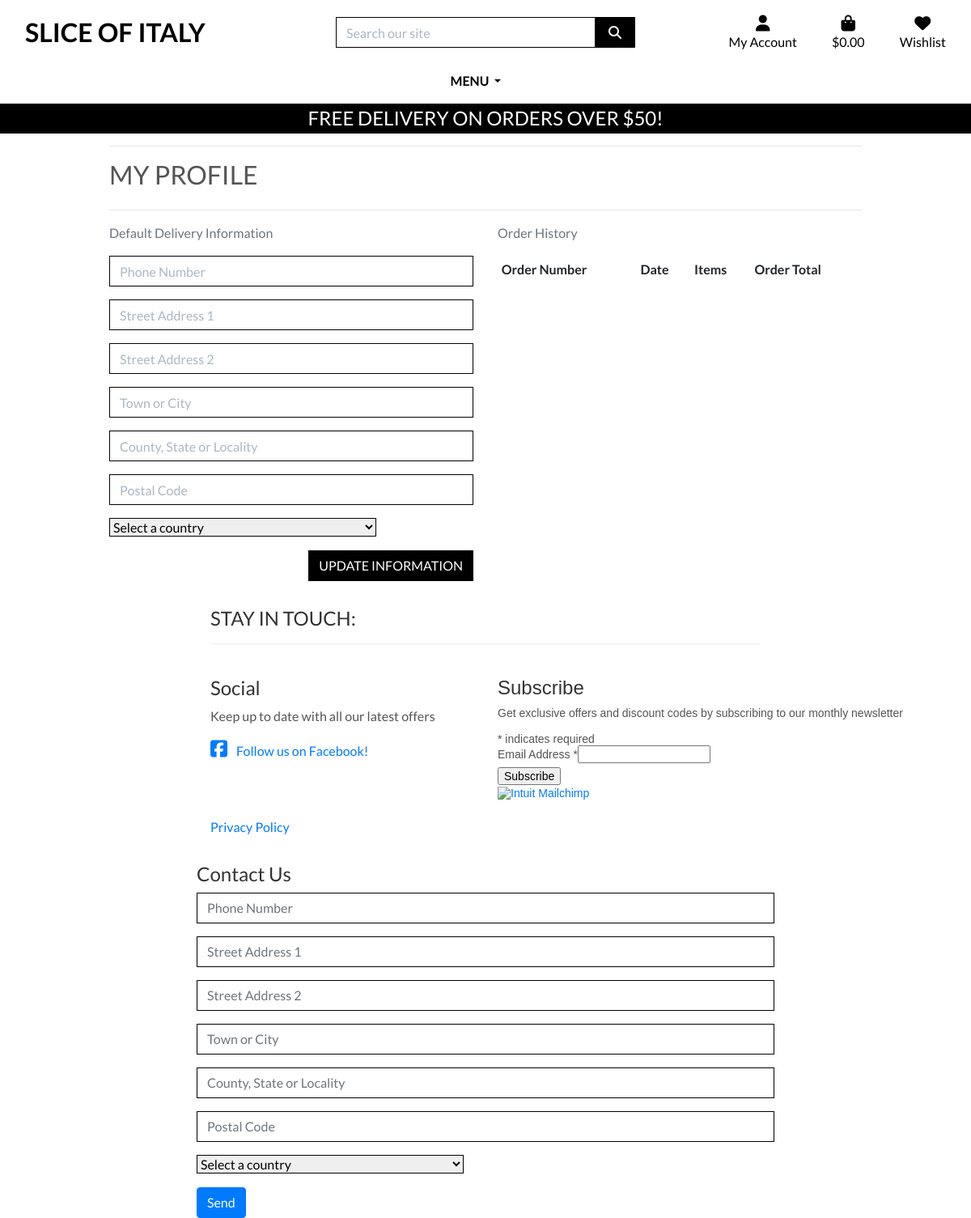
The page /profile/ (signed in) on the database as committed earlier.
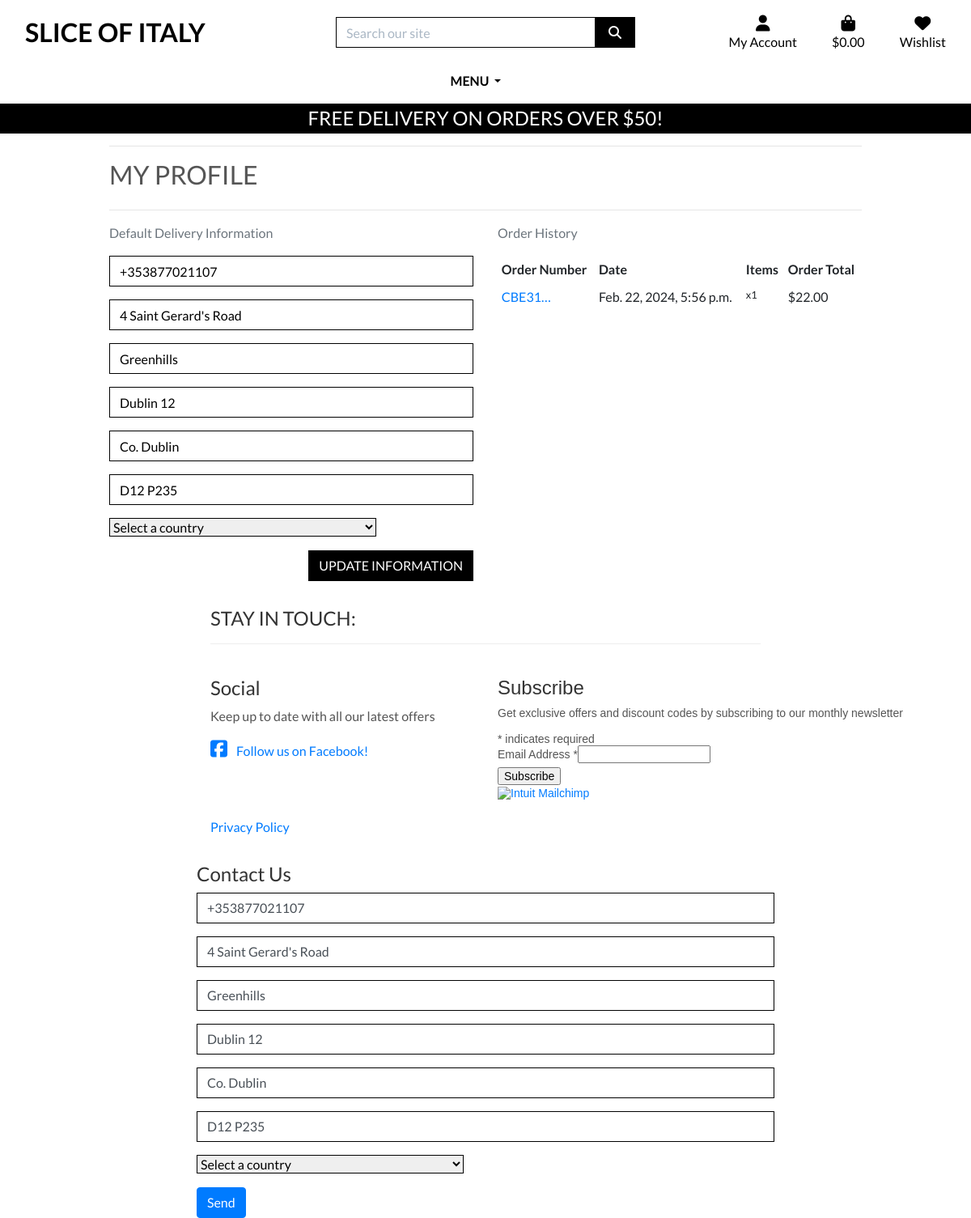
The same page on the database as committed later.
### profiles/models.py (models this page shows, shortened)
class UserProfile(models.Model):
    user = models.OneToOneField(User, on_delete=models.CASCADE)
    default_phone_number = models.CharField(max_length=20, null=True, blank=True)
    default_street_address1 = models.CharField(max_length=80, null=True, blank=True)
    default_street_address2 = models.CharField(max_length=80, null=True, blank=True)
    default_town_or_city = models.CharField(max_length=40, null=True, blank=True)
    default_county = models.CharField(max_length=80, null=True, blank=True)
    default_postcode = models.CharField(max_length=20, null=True, blank=True)
    default_country = CountryField(blank_label='Country', null=True, blank=True)

### checkout/models.py (models this page shows, shortened)
class Order(models.Model):
    order_number = models.CharField(max_length=32, null=False, editable=False)
    user_profile = models.ForeignKey(UserProfile, on_delete=models.SET_NULL,
                                     null=True, blank=True, related_name='orders')
    full_name = models.CharField(max_length=50, null=False, blank=False)
    email = models.EmailField(max_length=254, null=False, blank=False)
    phone_number = models.CharField(max_length=20, null=False, blank=False)
    postcode = models.CharField(max_length=20, null=True, blank=True)
    town_or_city = models.CharField(max_length=40, null=False, blank=False)
    street_address1 = models.CharField(max_length=80, null=False, blank=False)
    street_address2 = models.CharField(max_length=80, null=True, blank=True)
    county = models.CharField(max_length=80, null=True, blank=True)
    date = models.DateTimeField(auto_now_add=True)
    delivery_cost = models.DecimalField(max_digits=6, decimal_places=2, null=False, default=0)
    order_total = models.DecimalField(max_digits=10, decimal_places=2, null=False, default=0)
    grand_total = models.DecimalField(max_digits=10, decimal_places=2, null=False, default=0)
    original_bag = models.TextField(null=False, blank=False, default='')
    stripe_pid = models.CharField(max_length=254, null=False, blank=False, default='')

class OrderLineItem(models.Model):
    order = models.ForeignKey(Order, null=False, blank=False, on_delete=models.CASCADE, related_name='lineitems')
    pizza = models.ForeignKey(Pizza, null=False, blank=False, on_delete=models.CASCADE)
    quantity = models.IntegerField(null=False, blank=False, default=0)
    lineitem_total = models.DecimalField(max_digits=6, decimal_places=2, null=False, blank=False, editable=False)

### profiles/views.py (the view)
# urls.py: path('', views.profile, name='profile'),
@login_required
def profile(request):
    profile = get_object_or_404(UserProfile, user=request.user)
    if request.method == 'POST':
        form = UserProfileForm(request.POST, instance=profile)
        if form.is_valid():
            form.save()
            messages.success(request, 'Profile updated successfully')
        else:
            messages.error(request, 'Update failed. Please ensure the form is valid.')
    else:
        form = UserProfileForm(instance=profile)
    orders = profile.orders.all()
    template = 'profiles/profile.html'
    context = {
        'form': form,
        'orders': orders,
        'on_profile_page': True
    }
    return render(request, template, context)

### bag/contexts.py (called while the page is built, shortened)
def bag_contents(request):
    bag_items = []
    total = 0
    pizza_count = 0
    bag = request.session.get('bag', {})
    if total < settings.FREE_DELIVERY_THRESHOLD:
        delivery = total * Decimal(settings.STANDARD_DELIVERY_PERCENTAGE / 100)
        free_delivery_delta = settings.FREE_DELIVERY_THRESHOLD - total
    else:
        delivery = 0
        free_delivery_delta = 0
    grand_total = delivery + total
    context = {
        'bag_items': bag_items,
        'total': total,
        'pizza_count': pizza_count,
        'delivery': delivery,
        'free_delivery_delta': free_delivery_delta,
        'free_delivery_threshold': settings.FREE_DELIVERY_THRESHOLD,
        'grand_total': grand_total,
    }
    return context

### profiles/templates/profiles/profile.html (shortened to what this page needs)
{% extends "base.html" %}
{% load static %}
{% block extra_css %}
    <link rel="stylesheet" href="{% static 'profiles/static/css/profile.css' %}">
{% endblock %}
{% block page_header %}
    <div class="container header-container">
    </div>
{% endblock %}
{% block content %}
    <div class="container">
        <div class="row">
            <div class="col">
                <hr>
                <h2 class="logo-font mb-4">My Profile</h2>
                <hr>
            </div>
        </div>
        <div class="row">
            <div class="col-12 col-lg-6">
                <p class="text-muted">Default Delivery Information</p>
                <form class="mt-3" action="{% url 'profile' %}" method="POST" id="profile-update-form">
                    {{ form|crispy }}
                    <button class="btn btn-black rounded-0 text-uppercase float-right">Update Information</button>
                </form>
            </div>
            <div class="col-12 col-lg-6">
                <p class="text-muted">Order History</p>
                <div class="order-history table-responsive">
                    <table class="table table-sm table-borderless">
                        <thead>
                            <tr>
                                <th>Order Number</th>
                                <th>Date</th>
                                <th>Items</th>
                                <th>Order Total</th>
                            </tr>
                        </thead>
                        <tbody>
                            {% for order in orders %}
                                <tr>
                                    <td>
                                        <a href="{% url 'order_history' order.order_number %}"
                                        title="{{ order.order_number }}">
                                            {{ order.order_number|truncatechars:6 }}
                                        </a>
                                    </td>
                                    <td>{{ order.date }}</td>
                                    <td>
                                        <ul class="list-unstyled">
                                            {% for item in order.lineitems.all %}
                                                <li class="small">
                                                    {{ item.product.name }} x{{ item.quantity }}
                                                </li>
                                            {% endfor %}
                                        </ul>
                                    </td>
                                    <td>${{ order.grand_total }}</td>
                                </tr>
                            {% endfor %}
                        </tbody>
                    </table>
                </div>
            </div>
        </div>
{% endblock %}

### templates/base.html (shortened to what the changed rows need)
{% load static %}
<!doctype html>
<html lang="en">
<head>
    {% block corecss %}
    <link rel="stylesheet" href="https://stackpath.bootstrapcdn.com/bootstrap/4.4.1/css/bootstrap.min.css"
>
    <link rel="stylesheet" href="{% static 'css/base.css' %}">
    {% endblock %}
    {% block extra_css %}
    {% endblock %}
</head>
<body>
    <header class="container-fluid fixed-top">
        <div id="topnav" class="row bg-white pt-lg-2 d-none d-lg-flex">
            <div class="col-12 col-lg-4 my-auto py-1 py-lg-0 text-center text-lg-left">
                <a href="{% url 'home' %}" class="nav-link main-logo-link">
                    <h2 class="logo-font text-black my-0"><strong>Slice of Italy</strong></h2>
                </a>
            </div>
        </div>
    </header>
    {% block content %}
    {% endblock %}
    <footer class="container-wrapper">
        <div class="container quotes-container content-container">
            <section class="footer">
                <div class="row">
                    <div class="col-12 page-header mb-4">
                        <h2 class="text-uppercase">Stay in touch:</h2>
                    </div>
                </div>
                <div class="row">
                    <div class="col-12 col-md-6">
                        <div id="mc_embed_shell">
                            <link href="//cdn-images.mailchimp.com/embedcode/classic-061523.css" rel="stylesheet"
                                type="text/css">
                            <div id="mc_embed_signup">
                                <form
                                    action="https://herokuapp.us9.list-manage.com/subscribe/post?u=78f590359c396ba03aa1940ad&amp;id=badf9055eb&amp;f_id=005431e1f0"
                                    method="post" id="mc-embedded-subscribe-form" name="mc-embedded-subscribe-form"
                                    class="validate" target="_blank">
                                    <div id="mc_embed_signup_scroll">
                                        <h2>Subscribe</h2>
                                    </div>
                                </form>
                            </div>
                        </div>
                    </div>
                </div>
            </section>
        </div>
        <div class="container">
            <div class="row">
                <div class="col-md-12">
                    <form action="{% url 'contact' %}" method="post">
                        {{ form.as_p }}
                    </form>
                </div>
            </div>
        </div>
    </footer>
</body>
</html>

Rows that differ between the two databases and show on the page:
changed UserProfile "Select a country": default_phone_number (not shown) → "+353877021107"; default_street_address1 (not shown) → "4 Saint Gerard's Road"; default_street_address2 (not shown) → "Greenhills"; default_town_or_city (not shown) → "Dublin 12"; default_county (not shown) → "Co. Dublin"; default_postcode (not shown) → "D12 P235"
added Order: order_number "CBE31…", date "Feb. 22, 2024, 5:56 p.m.", grand_total "22.00"
added OrderLineItem: quantity "1"
